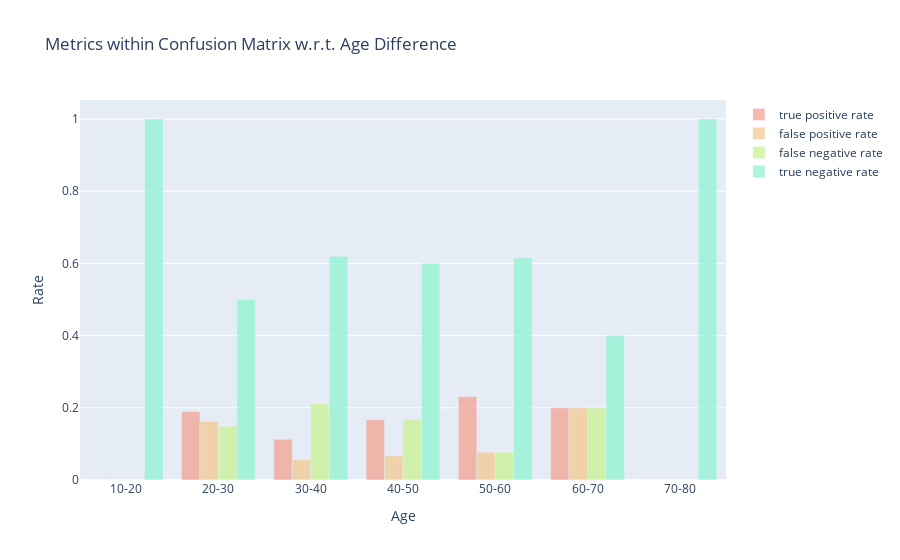

Here is the notebook cell this chart was saved with:
### Code cell
# visualize the results
fig = go.Figure()
fig.add_trace(go.Bar(
    x=list(tpr_age.keys()),
    y=list(tpr_age.values()),
    marker_color='#F3A291',
    opacity=0.75,
    name='true positive rate'
))
fig.add_trace(go.Bar(
    x=list(fpr_age.keys()),
    y=list(fpr_age.values()),
    marker_color='#F3CA91',
    opacity=0.75,
    name='false positive rate'
))
fig.add_trace(go.Bar(
    x=list(fnr_age.keys()),
    y=list(fnr_age.values()),
    marker_color='#CAF391',
    opacity=0.75,
    name='false negative rate'
))
fig.add_trace(go.Bar(
    x=list(tnr_age.keys()),
    y=list(tnr_age.values()),
    marker_color='#91F3D1',
    opacity=0.75,
    name='true negative rate'
))
fig.update_layout(
    title_text='Metrics within Confusion Matrix w.r.t. Age Difference',
    xaxis_title='Age',
    yaxis_title='Rate'
)
fig.write_image('../results/separation-age.png', scale=5)
fig.show()

### Figure 1 — Plotly figure (JSON) as saved in the notebook; plotly's stock layout.template omitted (floating-point values rounded to 4 significant figures)
{"data": [{"marker": {"color": "#F3A291"}, "name": "true positive rate", "opacity": 0.75, "type": "bar", "x": ["10-20", "20-30", "30-40", "40-50", "50-60", "60-70", "70-80"], "y": [0, 0.1892, 0.1127, 0.1667, 0.2308, 0.2, 0]}, {"marker": {"color": "#F3CA91"}, "name": "false positive rate", "opacity": 0.75, "type": "bar", "x": ["10-20", "20-30", "30-40", "40-50", "50-60", "60-70", "70-80"], "y": [0, 0.1622, 0.05634, 0.06667, 0.07692, 0.2, 0]}, {"marker": {"color": "#CAF391"}, "name": "false negative rate", "opacity": 0.75, "type": "bar", "x": ["10-20", "20-30", "30-40", "40-50", "50-60", "60-70", "70-80"], "y": [0, 0.1486, 0.2113, 0.1667, 0.07692, 0.2, 0]}, {"marker": {"color": "#91F3D1"}, "name": "true negative rate", "opacity": 0.75, "type": "bar", "x": ["10-20", "20-30", "30-40", "40-50", "50-60", "60-70", "70-80"], "y": [1, 0.5, 0.6197, 0.6, 0.6154, 0.4, 1]}], "layout": {"title": {"text": "Metrics within Confusion Matrix w.r.t. Age Difference"}, "xaxis": {"title": {"text": "Age"}}, "yaxis": {"title": {"text": "Rate"}}}}
